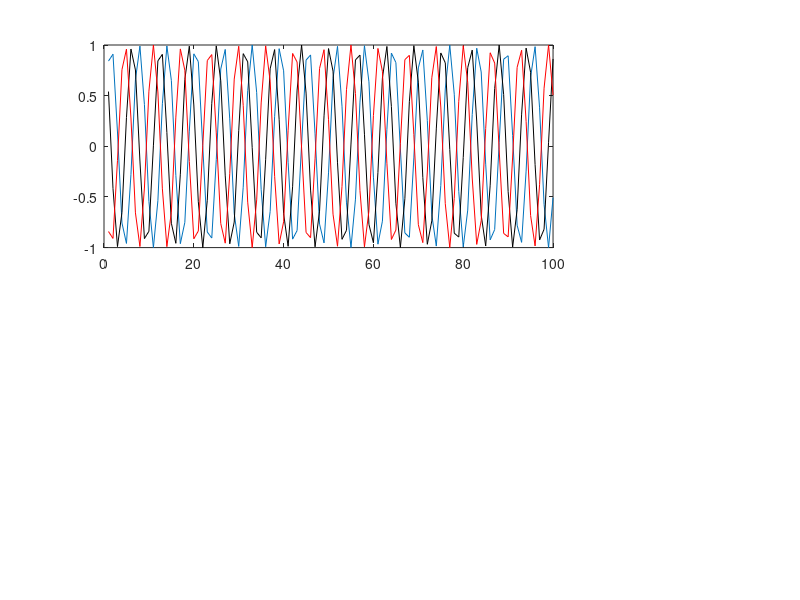

The MATLAB script that drew this image: (Note: this script raises an error after producing the figure.)
%% PARTICLE_MOTION_B2.m
function PARTICLE_MOTION_B2

%% Stub data

global z
global e
global n

x = 1:100;
z = sin(x); e = cos(x); n = -sin(x);


%% Initialize Figure

f = figure;




%% Plot data


    % Define space for waveforms & plot
sp(1) = subplot(2,4,[1:3]);
plot(x,z); hold on; plot(x,e,'k'); plot(x,n,'r');

    % Define zoom axes and callbacks
waveform_xlim = 1:length(z);
zh = zoom(sp(1));
zh.Motion = 'horizontal';
zh.ActionPostCallBack = @waveformZoom;
zh.Enable = 'on';


plotParticleMotion(waveform_xlim);



    function plotParticleMotion(data_range)
            
        % Define space for N/E particle motion & plot
    subplot(2,3,4); plot(e(data_range),n(data_range));
    axis square

        % Define space for Z/E particle motion & plot
    subplot(2,3,5); plot(e(data_range),z(data_range));
    axis square

        % Define space for Z/N particle motion & plot
    subplot(2,3,6); plot(n(data_range),z(data_range));
    axis square


    end




%% Callback Functions


function waveformZoom(~, eventdata)

     
        % returns the x limits of the waveform panel in vector format,
        % e.g., [0 100]
    waveform_x_limits = round(eventdata.Axes.XLim)
   
    subplot(2,3,4); plot(sin(1:100),cos(1:100))
    axis equal
    
    
    
end

end